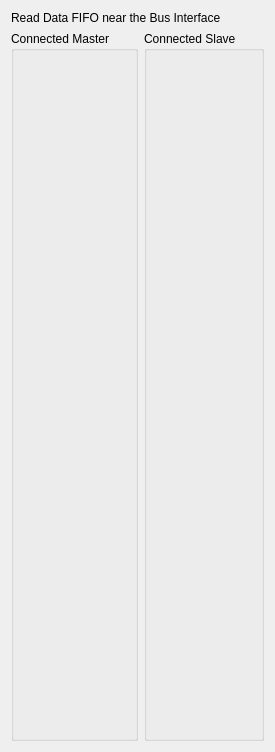
                 <widget class="QWidget" name="scrollAreaWidgetContents_9">
                  <property name="geometry">
                   <rect>
                    <x>0</x>
                    <y>0</y>
                    <width>263</width>
                    <height>752</height>
                   </rect>
                  </property>
                  <layout class="QVBoxLayout" name="verticalLayout_36">
                   <item>
                    <widget class="QLabel" name="label_4">
                     <property name="text">
                      <string>Read Data FIFO near the Bus Interface</string>
                     </property>
                    </widget>
                   </item>
                   <item>
                    <layout class="QHBoxLayout" name="horizontalLayout_17">
                     <item>
                      <widget class="QGroupBox" name="groupBox_16">
                       <property name="title">
                        <string>Connected Master</string>
                       </property>
                       <layout class="QVBoxLayout" name="verticalLayout_20">
                        <item>
                         <widget class="MdtGui::LabeledCombobox" name="C_M_AXI_READ_FIFO_DEPTH_1">
                          <property name="Hidden">
                           <bool>true</bool>
                          </property>
                         </widget>
                        </item>
                        <item>
                         <widget class="MdtGui::LabeledCombobox" name="C_M_AXI_READ_FIFO_DEPTH_2">
                          <property name="Hidden">
                           <bool>true</bool>
                          </property>
                         </widget>
                        </item>
                        <item>
                         <widget class="MdtGui::LabeledCombobox" name="C_M_AXI_READ_FIFO_DEPTH_3">
                          <property name="Hidden">
                           <bool>true</bool>
                          </property>
                         </widget>
                        </item>
                        <item>
                         <widget class="MdtGui::LabeledCombobox" name="C_M_AXI_READ_FIFO_DEPTH_4">
                          <property name="Hidden">
                           <bool>true</bool>
                          </property>
                         </widget>
                        </item>
                        <item>
                         <widget class="MdtGui::LabeledCombobox" name="C_M_AXI_READ_FIFO_DEPTH_5">
                          <property name="Hidden">
                           <bool>true</bool>
                          </property>
                         </widget>
                        </item>
                        <item>
                         <widget class="MdtGui::LabeledCombobox" name="C_M_AXI_READ_FIFO_DEPTH_6">
                          <property name="Hidden">
                           <bool>true</bool>
                          </property>
                         </widget>
                        </item>
                        <item>
                         <widget class="MdtGui::LabeledCombobox" name="C_M_AXI_READ_FIFO_DEPTH_7">
                          <property name="Hidden">
                           <bool>true</bool>
                          </property>
                         </widget>
                        </item>
                        <item>
                         <widget class="MdtGui::LabeledCombobox" name="C_M_AXI_READ_FIFO_DEPTH_8">
                          <property name="Hidden">
                           <bool>true</bool>
                          </property>
                         </widget>
                        </item>
                        <item>
                         <widget class="MdtGui::LabeledCombobox" name="C_M_AXI_READ_FIFO_DEPTH_9">
                          <property name="Hidden">
                           <bool>true</bool>
                          </property>
                         </widget>
                        </item>
                        <item>
                         <widget class="MdtGui::LabeledCombobox" name="C_M_AXI_READ_FIFO_DEPTH_10">
                          <property name="Hidden">
                           <bool>true</bool>
                          </property>
                         </widget>
                        </item>
                        <item>
                         <widget class="MdtGui::LabeledCombobox" name="C_M_AXI_READ_FIFO_DEPTH_11">
                          <property name="Hidden">
                           <bool>true</bool>
                          </property>
                         </widget>
                        </item>
                        <item>
                         <widget class="MdtGui::LabeledCombobox" name="C_M_AXI_READ_FIFO_DEPTH_12">
                          <property name="Hidden">
                           <bool>true</bool>
                          </property>
                         </widget>
                        </item>
                        <item>
                         <widget class="MdtGui::LabeledCombobox" name="C_M_AXI_READ_FIFO_DEPTH_13">
                          <property name="Hidden">
                           <bool>true</bool>
                          </property>
                         </widget>
                        </item>
                        <item>
                         <widget class="MdtGui::LabeledCombobox" name="C_M_AXI_READ_FIFO_DEPTH_14">
                          <property name="Hidden">
                           <bool>true</bool>
                          </property>
                         </widget>
                        </item>
                        <item>
                         <widget class="MdtGui::LabeledCombobox" name="C_M_AXI_READ_FIFO_DEPTH_15">
                          <property name="Hidden">
                           <bool>true</bool>
                          </property>
                         </widget>
                        </item>
                        <item>
                         <widget class="MdtGui::LabeledCombobox" name="C_M_AXI_READ_FIFO_DEPTH_16">
                          <property name="Hidden">
                           <bool>true</bool>
                          </property>
                         </widget>
                        </item>
                        <item>
                         <spacer name="verticalSpacer_25">
                          <property name="orientation">
                           <enum>Qt::Vertical</enum>
                          </property>
                          <property name="sizeHint" stdset="0">
                           <size>
                            <width>20</width>
                            <height>40</height>
                           </size>
                          </property>
                         </spacer>
                        </item>
                       </layout>
                      </widget>
                     </item>
                     <item>
                      <widget class="QGroupBox" name="groupBox_17">
                       <property name="title">
                        <string>Connected Slave</string>
                       </property>
                       <layout class="QVBoxLayout" name="verticalLayout_19">
                        <item>
                         <widget class="MdtGui::LabeledCombobox" name="C_S_AXI_READ_FIFO_DEPTH_1">
                          <property name="Hidden">
                           <bool>true</bool>
                          </property>
                         </widget>
                        </item>
                        <item>
                         <widget class="MdtGui::LabeledCombobox" name="C_S_AXI_READ_FIFO_DEPTH_2">
                          <property name="Hidden">
                           <bool>true</bool>
                          </property>
                         </widget>
                        </item>
                        <item>
                         <widget class="MdtGui::LabeledCombobox" name="C_S_AXI_READ_FIFO_DEPTH_3">
                          <property name="Hidden">
                           <bool>true</bool>
                          </property>
                         </widget>
                        </item>
                        <item>
                         <widget class="MdtGui::LabeledCombobox" name="C_S_AXI_READ_FIFO_DEPTH_4">
                          <property name="Hidden">
                           <bool>true</bool>
                          </property>
                         </widget>
                        </item>
                        <item>
                         <widget class="MdtGui::LabeledCombobox" name="C_S_AXI_READ_FIFO_DEPTH_5">
                          <property name="Hidden">
                           <bool>true</bool>
                          </property>
                         </widget>
                        </item>
                        <item>
                         <widget class="MdtGui::LabeledCombobox" name="C_S_AXI_READ_FIFO_DEPTH_6">
                          <property name="Hidden">
                           <bool>true</bool>
                          </property>
                         </widget>
                        </item>
                        <item>
                         <widget class="MdtGui::LabeledCombobox" name="C_S_AXI_READ_FIFO_DEPTH_7">
                          <property name="Hidden">
                           <bool>true</bool>
                          </property>
                         </widget>
                        </item>
                        <item>
                         <widget class="MdtGui::LabeledCombobox" name="C_S_AXI_READ_FIFO_DEPTH_8">
                          <property name="Hidden">
                           <bool>true</bool>
                          </property>
                         </widget>
                        </item>
                        <item>
                         <widget class="MdtGui::LabeledCombobox" name="C_S_AXI_READ_FIFO_DEPTH_9">
                          <property name="Hidden">
                           <bool>true</bool>
                          </property>
                         </widget>
                        </item>
                        <item>
                         <widget class="MdtGui::LabeledCombobox" name="C_S_AXI_READ_FIFO_DEPTH_10">
                          <property name="Hidden">
                           <bool>true</bool>
                          </property>
                         </widget>
                        </item>
                        <item>
                         <widget class="MdtGui::LabeledCombobox" name="C_S_AXI_READ_FIFO_DEPTH_11">
                          <property name="Hidden">
                           <bool>true</bool>
                          </property>
                         </widget>
                        </item>
                        <item>
                         <widget class="MdtGui::LabeledCombobox" name="C_S_AXI_READ_FIFO_DEPTH_12">
                          <property name="Hidden">
                           <bool>true</bool>
                          </property>
                         </widget>
                        </item>
                        <item>
                         <widget class="MdtGui::LabeledCombobox" name="C_S_AXI_READ_FIFO_DEPTH_13">
                          <property name="Hidden">
                           <bool>true</bool>
                          </property>
                         </widget>
                        </item>
                        <item>
                         <widget class="MdtGui::LabeledCombobox" name="C_S_AXI_READ_FIFO_DEPTH_14">
                          <property name="Hidden">
                           <bool>true</bool>
                          </property>
                         </widget>
                        </item>
                        <item>
                         <widget class="MdtGui::LabeledCombobox" name="C_S_AXI_READ_FIFO_DEPTH_15">
                          <property name="Hidden">
                           <bool>true</bool>
                          </property>
                         </widget>
                        </item>
                        <item>
                         <widget class="MdtGui::LabeledCombobox" name="C_S_AXI_READ_FIFO_DEPTH_16">
                          <property name="Hidden">
                           <bool>true</bool>
                          </property>
                         </widget>
                        </item>
                        <item>
                         <spacer name="verticalSpacer_26">
                          <property name="orientation">
                           <enum>Qt::Vertical</enum>
                          </property>
                          <property name="sizeHint" stdset="0">
                           <size>
                            <width>20</width>
                            <height>40</height>
                           </size>
                          </property>
                         </spacer>
                        </item>
                       </layout>
                      </widget>
                     </item>
                    </layout>
                   </item>
                  </layout>
                 </widget>
